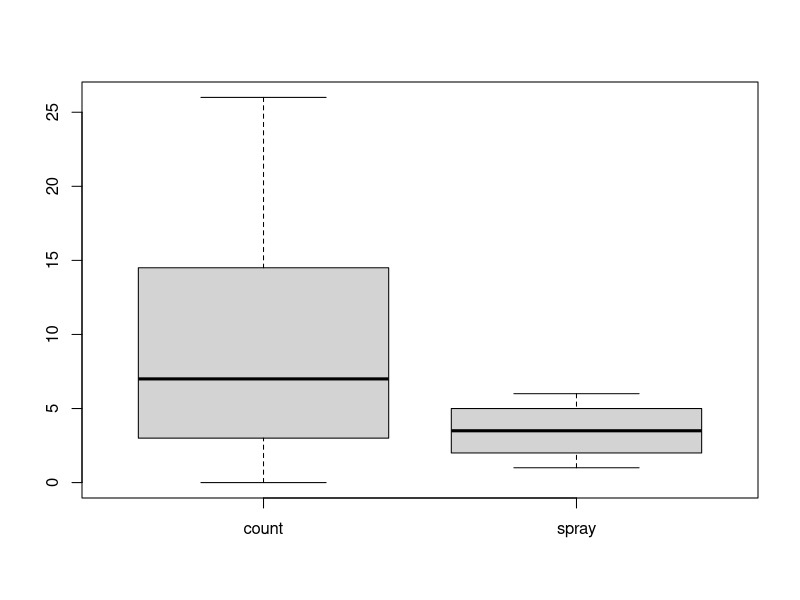

Reproduce this figure in R. (Note: this script raises an error after producing the figure.)
#boxplot.
head(InsectSprays)
print(InsectSprays)
colnames(InsectSprays)
View(InsectSprays)
boxplot(InsectSprays) 
length(InsectSprays)
InsectSprays[1:72,1]
InsectSprays[1:72,2]
sprays_types<-InsectSprays[1:72,2] 
View(sprays_types)
#boxplot( vector/formula +dataframe +notch/TRUE + varwidth + names +main)
input<-sprays_types[,c("A","B","C","D","E")]
boxplot(split(InsectSprays, sprays_types))
?split
boxplot(split(InsectSprays, factor))
class(InsectSprays)
boxplot(InsectSprays,)
# variable atómica es una que se puede descompponer en otros elementos. 
# Puede incluso ser variable categórica.
# La gracia de estos lenguajes es que hay  muchas cosas hechas, ya viene todo listo
# 
boxplot(InsectSprays) 
boxplot(spray ~ sprays_types, data = InsectSprays)
boxplot(count ~ spray, data = InsectSprays)
mypar(1,3)
males <- filter(nym.2002, gender=="Male") %>% select(time) %>% unlist
females <- filter(nym.2002, gender=="Female") %>% select(time) %>% unlist
boxplot(females, males)
hist(females,xlim=c(range( nym.2002$time)))
hist(males,xlim=c(range( nym.2002$time)))
